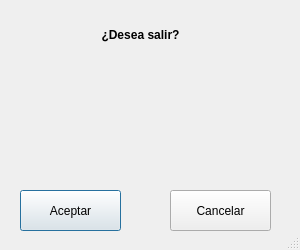
<?xml version="1.0" encoding="UTF-8"?>
<ui version="4.0">
 <class>dlgSalir</class>
 <widget class="QDialog" name="dlgSalir">
  <property name="geometry">
   <rect>
    <x>0</x>
    <y>0</y>
    <width>300</width>
    <height>250</height>
   </rect>
  </property>
  <property name="minimumSize">
   <size>
    <width>300</width>
    <height>250</height>
   </size>
  </property>
  <property name="maximumSize">
   <size>
    <width>300</width>
    <height>250</height>
   </size>
  </property>
  <property name="windowTitle">
   <string>Salir</string>
  </property>
  <property name="sizeGripEnabled">
   <bool>true</bool>
  </property>
  <property name="modal">
   <bool>true</bool>
  </property>
  <widget class="QLabel" name="label">
   <property name="geometry">
    <rect>
     <x>80</x>
     <y>20</y>
     <width>121</width>
     <height>31</height>
    </rect>
   </property>
   <property name="layoutDirection">
    <enum>Qt::RightToLeft</enum>
   </property>
   <property name="text">
    <string>&lt;html&gt;&lt;head/&gt;&lt;body&gt;&lt;p&gt;&lt;span style=&quot; font-weight:600;&quot;&gt;¿Desea salir?&lt;/span&gt;&lt;/p&gt;&lt;/body&gt;&lt;/html&gt;</string>
   </property>
   <property name="alignment">
    <set>Qt::AlignCenter</set>
   </property>
  </widget>
  <widget class="QPushButton" name="btnAceptar">
   <property name="geometry">
    <rect>
     <x>20</x>
     <y>190</y>
     <width>101</width>
     <height>41</height>
    </rect>
   </property>
   <property name="text">
    <string>Aceptar</string>
   </property>
  </widget>
  <widget class="QPushButton" name="btnCancelar">
   <property name="geometry">
    <rect>
     <x>170</x>
     <y>190</y>
     <width>101</width>
     <height>41</height>
    </rect>
   </property>
   <property name="text">
    <string>Cancelar</string>
   </property>
  </widget>
  <widget class="QLabel" name="label_2">
   <property name="geometry">
    <rect>
     <x>80</x>
     <y>70</y>
     <width>131</width>
     <height>81</height>
    </rect>
   </property>
   <property name="text">
    <string/>
   </property>
   <property name="pixmap">
    <pixmap>../../Documents/Desenvolvemento Interfaces/imagenes/imagen_salir.png</pixmap>
   </property>
   <property name="scaledContents">
    <bool>true</bool>
   </property>
  </widget>
 </widget>
 <resources/>
 <connections/>
</ui>
